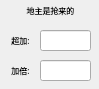
     <widget class="QWidget" name="scrollAreaWidgetContents_9">
      <property name="geometry">
       <rect>
        <x>0</x>
        <y>0</y>
        <width>99</width>
        <height>89</height>
       </rect>
      </property>
      <widget class="QLineEdit" name="jiabei_lineEdit_4">
       <property name="geometry">
        <rect>
         <x>40</x>
         <y>60</y>
         <width>51</width>
         <height>21</height>
        </rect>
       </property>
      </widget>
      <widget class="QLineEdit" name="jiabei_lineEdit_3">
       <property name="geometry">
        <rect>
         <x>40</x>
         <y>30</y>
         <width>51</width>
         <height>21</height>
        </rect>
       </property>
      </widget>
      <widget class="QLabel" name="landlord_label_2">
       <property name="geometry">
        <rect>
         <x>0</x>
         <y>0</y>
         <width>101</width>
         <height>21</height>
        </rect>
       </property>
       <property name="font">
        <font>
         <family>微软雅黑</family>
         <pointsize>6</pointsize>
         <weight>50</weight>
         <italic>false</italic>
         <bold>false</bold>
        </font>
       </property>
       <property name="text">
        <string>地主是抢来的</string>
       </property>
       <property name="alignment">
        <set>Qt::AlignCenter</set>
       </property>
      </widget>
      <widget class="QLabel" name="jiabei_label_3">
       <property name="geometry">
        <rect>
         <x>0</x>
         <y>30</y>
         <width>41</width>
         <height>21</height>
        </rect>
       </property>
       <property name="font">
        <font>
         <family>微软雅黑</family>
         <pointsize>6</pointsize>
         <weight>50</weight>
         <italic>false</italic>
         <bold>false</bold>
        </font>
       </property>
       <property name="text">
        <string>超加:</string>
       </property>
       <property name="alignment">
        <set>Qt::AlignCenter</set>
       </property>
      </widget>
      <widget class="QLabel" name="jiabei_label_4">
       <property name="geometry">
        <rect>
         <x>0</x>
         <y>60</y>
         <width>41</width>
         <height>21</height>
        </rect>
       </property>
       <property name="font">
        <font>
         <family>微软雅黑</family>
         <pointsize>6</pointsize>
         <weight>50</weight>
         <italic>false</italic>
         <bold>false</bold>
        </font>
       </property>
       <property name="text">
        <string>加倍:</string>
       </property>
       <property name="alignment">
        <set>Qt::AlignCenter</set>
       </property>
      </widget>
     </widget>
